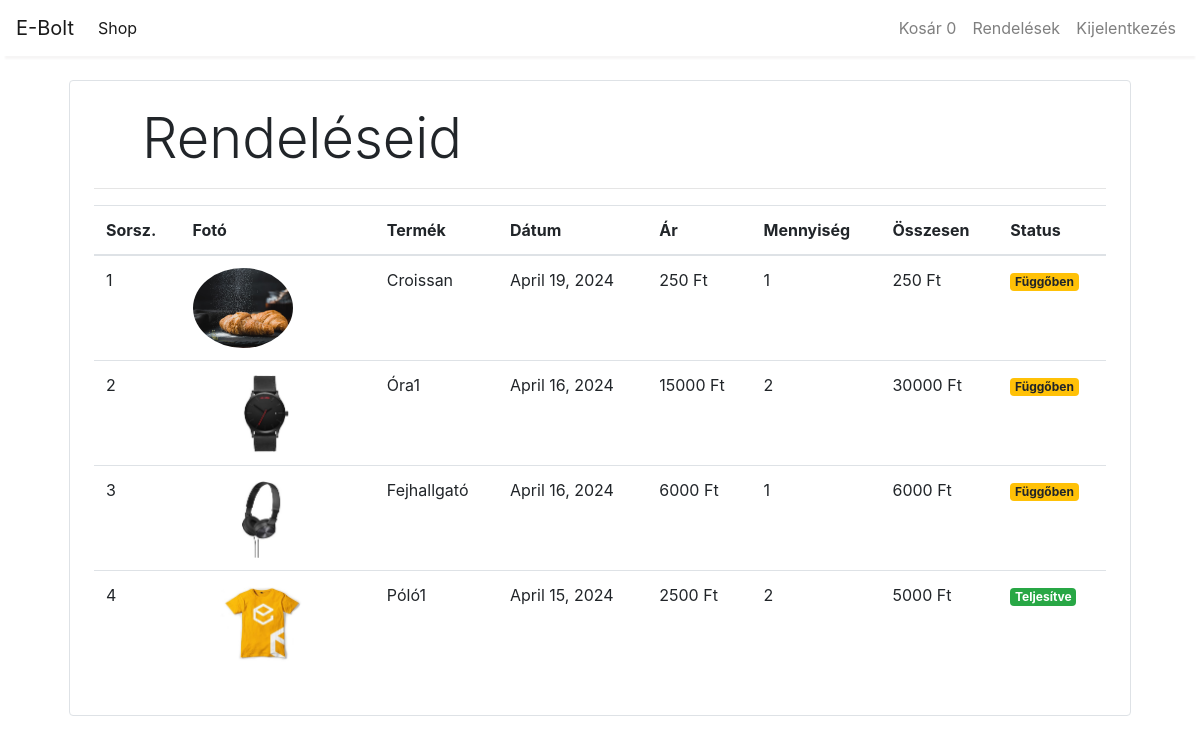
The page /orders (signed in) on the database its author committed.
### shopapi/models/orders.py (models this page shows, shortened)
class Order(models.Model):
    product = models.ForeignKey(Product , on_delete=models.CASCADE)
    customer = models.ForeignKey(Customer , on_delete=models.CASCADE)
    quantity = models.IntegerField(default=1)
    price = models.IntegerField()
    address = models.CharField(max_length=50 , default='' , blank=True)
    phone = models.CharField(max_length=50 , default='' , blank=True)
    date = models.DateField(default=datetime.datetime.today)
    status = models.BooleanField(default=False)
    @staticmethod
    def get_orders_by_customer(customer_id):
        return Order \
            .objects \
            .filter(customer =customer_id)\
            .order_by('-date')

### shopapi/models/product.py (models this page shows, shortened)
class Product(models.Model):
    name = models.CharField(max_length=50)
    price = models.IntegerField(default=0)
    category = models.ForeignKey(Category , on_delete=models.CASCADE , default=1)
    description = models.CharField(max_length=200 , default='' , null=True , blank=True)
    image = models.ImageField(upload_to='uploads/products/')

### shopapi/middlewares/auth.py (the view)
    def middleware(request):
        print(request.session.get('customer'))
        returnUrl = request.META['PATH_INFO']
        print(request.META['PATH_INFO'])
        if not request.session.get('customer'):
           return redirect(f'login?return_url={returnUrl}')
        response = get_response(request)
        return response

### shopapi/templatetags/custom_filter.py (called while the page is built)
@register.filter(name='currency')
def currency(number):
    return str(number)+" Ft"

@register.filter(name='multiply')
def multiply(number , number1):
    return number * number1

### shopapi/views/orders.py (called while the page is built)
    def get(self , request ):
        customer = request.session.get('customer')
        orders = Order.get_orders_by_customer(customer)
        print(orders)
        return render(request , 'orders.html' , {'orders' : orders})

### shopapi/templates/orders.html
{% extends 'base.html' %}
{% block content %}
{% load cart %}
{% load custom_filter %}
<div class="container">
    <div class="border rounded p-4 m-4">
        <p class="display-4 pl-4 ml-4">Rendeléseid</p>
        <hr>
        <table class="table">
            <thead>
                <tr>
                    <th>Sorsz.</th>
                    <th>Fotó</th>
                    <th>Termék</th>
                    <th>Dátum</th>
                    <th>Ár</th>
                    <th>Mennyiség</th>
                    <th>Összesen</th>
                    <th>Status</th>
                </tr>
            </thead>
            <tbody>
                {% for order in orders %}
                <tr>
                    <td>{{forloop.counter}}</td>
                    <td><img style="height: 80px;" class="rounded-circle" src="{{order.product.image.url}}" alt=""></td>
                    <td>{{order.product.name}}</td>
                    <td>{{order.date}}</td>
                    <td>{{order.price|currency}}</td>
                    <td>{{order.quantity}}</td>
                    <td>{{order.quantity|multiply:order.price|currency}}</td>
                    {% if order.status %}
                    <td><small class="badge badge-success">Teljesítve</small></td>
                    {% else %}
                    <td><small class="badge badge-warning">Függőben</small></td>
                    {% endif %}
                </tr>
                {% endfor %}
            </tbody>
        </table>
    </div>
</div>
{% endblock %}

### rows shown on the page
Order: product.image (picture), product.name "Croissan", date "April 19, 2024", price "250 Ft", quantity "1", quantity|multiply "250 Ft", status "Függőben"
Order: product.image (picture), product.name "Óra1", date "April 16, 2024", price "15000 Ft", quantity "2", quantity|multiply "30000 Ft", status "Függőben"
Order: product.image (picture), product.name "Fejhallgató", date "April 16, 2024", price "6000 Ft", quantity "1", quantity|multiply "6000 Ft", status "Függőben"
Order: product.image (picture), product.name "Póló1", date "April 15, 2024", price "2500 Ft", quantity "2", quantity|multiply "5000 Ft", status "Teljesítve"

### other values the page prints
{{ request.session.cart.keys|length }} "0"
